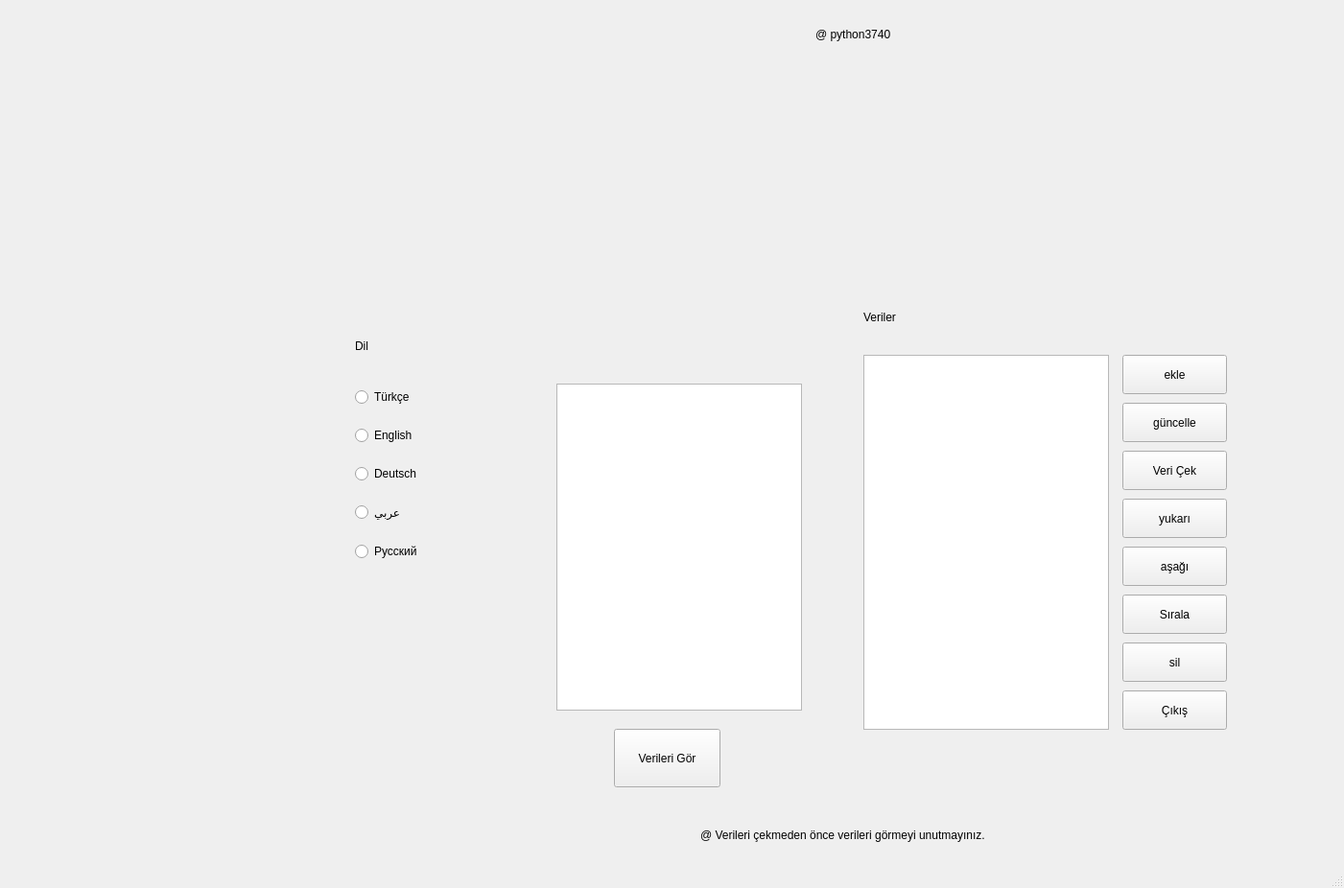
<?xml version="1.0" encoding="UTF-8"?>
<ui version="4.0">
 <class>MainWindow</class>
 <widget class="QMainWindow" name="MainWindow">
  <property name="geometry">
   <rect>
    <x>0</x>
    <y>0</y>
    <width>1401</width>
    <height>926</height>
   </rect>
  </property>
  <property name="windowTitle">
   <string>MainWindow</string>
  </property>
  <widget class="QWidget" name="centralwidget">
   <widget class="QListWidget" name="listWidget_data">
    <property name="geometry">
     <rect>
      <x>900</x>
      <y>370</y>
      <width>256</width>
      <height>391</height>
     </rect>
    </property>
   </widget>
   <widget class="QListWidget" name="listWidget_sql">
    <property name="geometry">
     <rect>
      <x>580</x>
      <y>400</y>
      <width>256</width>
      <height>341</height>
     </rect>
    </property>
   </widget>
   <widget class="QPushButton" name="pushButton_7">
    <property name="geometry">
     <rect>
      <x>640</x>
      <y>760</y>
      <width>111</width>
      <height>61</height>
     </rect>
    </property>
    <property name="text">
     <string>Verileri Gör</string>
    </property>
   </widget>
   <widget class="QLabel" name="lbl_data">
    <property name="geometry">
     <rect>
      <x>900</x>
      <y>320</y>
      <width>71</width>
      <height>21</height>
     </rect>
    </property>
    <property name="text">
     <string>Veriler</string>
    </property>
   </widget>
   <widget class="QLabel" name="lbl_sql">
    <property name="geometry">
     <rect>
      <x>580</x>
      <y>330</y>
      <width>161</width>
      <height>31</height>
     </rect>
    </property>
    <property name="text">
     <string/>
    </property>
   </widget>
   <widget class="QLabel" name="lbl_ulke_2">
    <property name="geometry">
     <rect>
      <x>730</x>
      <y>850</y>
      <width>691</width>
      <height>41</height>
     </rect>
    </property>
    <property name="text">
     <string>@ Verileri çekmeden önce verileri görmeyi unutmayınız.</string>
    </property>
   </widget>
   <widget class="QLabel" name="lbl_ulke_3">
    <property name="geometry">
     <rect>
      <x>850</x>
      <y>20</y>
      <width>191</width>
      <height>31</height>
     </rect>
    </property>
    <property name="text">
     <string>@ python3740</string>
    </property>
   </widget>
   <widget class="QLabel" name="lbl_ulke">
    <property name="geometry">
     <rect>
      <x>370</x>
      <y>350</y>
      <width>71</width>
      <height>21</height>
     </rect>
    </property>
    <property name="text">
     <string>Dil</string>
    </property>
   </widget>
   <widget class="QWidget" name="layoutWidget">
    <property name="geometry">
     <rect>
      <x>370</x>
      <y>390</y>
      <width>111</width>
      <height>211</height>
     </rect>
    </property>
    <layout class="QVBoxLayout" name="verticalLayout">
     <item>
      <widget class="QRadioButton" name="radio_tr">
       <property name="text">
        <string>Türkçe</string>
       </property>
      </widget>
     </item>
     <item>
      <widget class="QRadioButton" name="radio_england">
       <property name="text">
        <string>English</string>
       </property>
      </widget>
     </item>
     <item>
      <widget class="QRadioButton" name="radio_germany">
       <property name="text">
        <string>Deutsch</string>
       </property>
      </widget>
     </item>
     <item>
      <widget class="QRadioButton" name="radio_arabic">
       <property name="text">
        <string>عربي</string>
       </property>
      </widget>
     </item>
     <item>
      <widget class="QRadioButton" name="radio_russia">
       <property name="text">
        <string>Русский</string>
       </property>
      </widget>
     </item>
    </layout>
   </widget>
   <widget class="QPushButton" name="btn_ekle">
    <property name="geometry">
     <rect>
      <x>1170</x>
      <y>370</y>
      <width>109</width>
      <height>41</height>
     </rect>
    </property>
    <property name="text">
     <string>ekle</string>
    </property>
   </widget>
   <widget class="QPushButton" name="btn_guncelle">
    <property name="geometry">
     <rect>
      <x>1170</x>
      <y>420</y>
      <width>109</width>
      <height>41</height>
     </rect>
    </property>
    <property name="text">
     <string>güncelle</string>
    </property>
   </widget>
   <widget class="QPushButton" name="btn_veriCek">
    <property name="geometry">
     <rect>
      <x>1170</x>
      <y>470</y>
      <width>109</width>
      <height>41</height>
     </rect>
    </property>
    <property name="text">
     <string>Veri Çek</string>
    </property>
   </widget>
   <widget class="QPushButton" name="btn_yukari">
    <property name="geometry">
     <rect>
      <x>1170</x>
      <y>520</y>
      <width>109</width>
      <height>41</height>
     </rect>
    </property>
    <property name="text">
     <string>yukarı</string>
    </property>
   </widget>
   <widget class="QPushButton" name="btn_asagi">
    <property name="geometry">
     <rect>
      <x>1170</x>
      <y>570</y>
      <width>109</width>
      <height>41</height>
     </rect>
    </property>
    <property name="text">
     <string>aşağı</string>
    </property>
   </widget>
   <widget class="QPushButton" name="btn_sirala">
    <property name="geometry">
     <rect>
      <x>1170</x>
      <y>620</y>
      <width>109</width>
      <height>41</height>
     </rect>
    </property>
    <property name="text">
     <string>Sırala</string>
    </property>
   </widget>
   <widget class="QPushButton" name="btn_sil">
    <property name="geometry">
     <rect>
      <x>1170</x>
      <y>670</y>
      <width>109</width>
      <height>41</height>
     </rect>
    </property>
    <property name="text">
     <string>sil</string>
    </property>
   </widget>
   <widget class="QPushButton" name="btn_exit">
    <property name="geometry">
     <rect>
      <x>1170</x>
      <y>720</y>
      <width>109</width>
      <height>41</height>
     </rect>
    </property>
    <property name="text">
     <string>Çıkış</string>
    </property>
   </widget>
  </widget>
  <widget class="QMenuBar" name="menubar">
   <property name="geometry">
    <rect>
     <x>0</x>
     <y>0</y>
     <width>1401</width>
     <height>18</height>
    </rect>
   </property>
  </widget>
  <widget class="QStatusBar" name="statusbar"/>
 </widget>
 <resources>
  <include location="../SQL Database/image.qrc"/>
  <include location="image.qrc"/>
 </resources>
 <connections/>
</ui>
